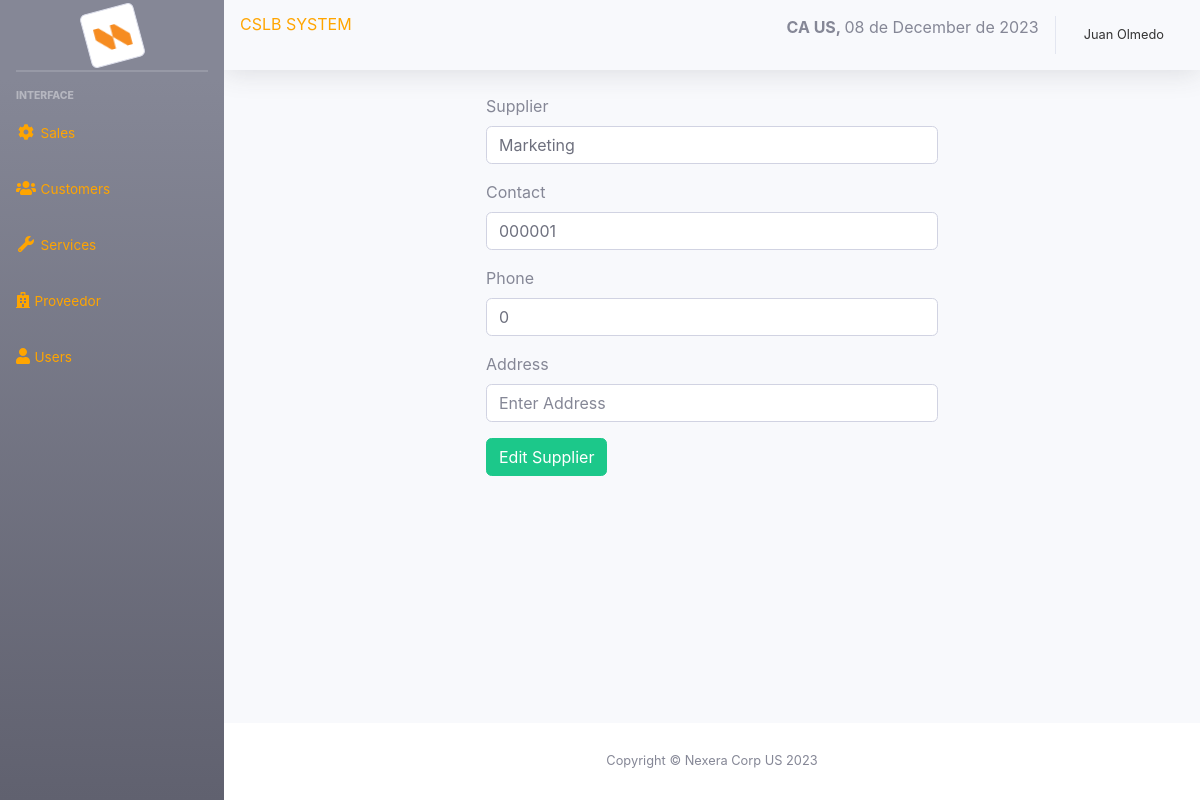
The app's page /sistema/editar_proveedor.php?id=7 (signed in) with its own data.
### tables this page shows
CREATE TABLE `proveedor` (
  `codproveedor` int(11) NOT NULL,
  `proveedor` varchar(100) NOT NULL,
  `contacto` varchar(100) NOT NULL,
  `telefono` int(11) NOT NULL,
  `direccion` varchar(100) NOT NULL,
  `usuario_id` int(11) NOT NULL
);

### sistema/editar_proveedor.php (the view, shortened to what this page needs)
<?php
include "includes/header.php";
include "../conexion.php";
$idproveedor = $_REQUEST['id'];
$sql = mysqli_query($conexion, "SELECT * FROM proveedor WHERE codproveedor = $idproveedor");
$result_sql = mysqli_num_rows($sql);
if ($result_sql == 0) {
  header("Location: lista_proveedor.php");
} else {
  while ($data = mysqli_fetch_array($sql)) {
    $proveedor = $data['proveedor'];
    $contacto = $data['contacto'];
    $telefono = $data['telefono'];
    $direccion = $data['direccion'];
  }
}
?>
<div class="container-fluid">
  <div class="row">
    <div class="col-lg-6 m-auto">
      <form class="" action="" method="post">
        <div class="form-group">
          <label for="proveedor">Supplier</label>
          <input type="text" placeholder="Enter Supplier" name="proveedor" class="form-control" id="proveedor" value="<?php echo $proveedor; ?>">
        </div>
        <div class="form-group">
          <label for="nombre">Contact</label>
          <input type="text" placeholder="Ingrese contacto" name="contacto" class="form-control" id="contacto" value="<?php echo $contacto; ?>">
        </div>
        <div class="form-group">
          <label for="telefono">Phone</label>
          <input type="number" placeholder="Enter Phone" name="telefono" class="form-control" id="telefono" value="<?php echo $telefono; ?>">
        </div>
        <div class="form-group">
          <label for="direccion">Address</label>
          <input type="text" placeholder="Enter Address" name="direccion" class="form-control" id="direccion" value="<?php echo $direccion; ?>">
        </div>
        <input type="submit" value="Edit Supplier" class="btn btn-success">
      </form>
    </div>
  </div>
</div>
</div>
<?php include_once "includes/footer.php"; ?>

### records on screen
proveedor: proveedor "Marketing", contacto "000001", telefono "0"

### other values on screen
fechaPeru() "08 de December de 2023"
$_SESSION['nombre'] "Juan Olmedo"
